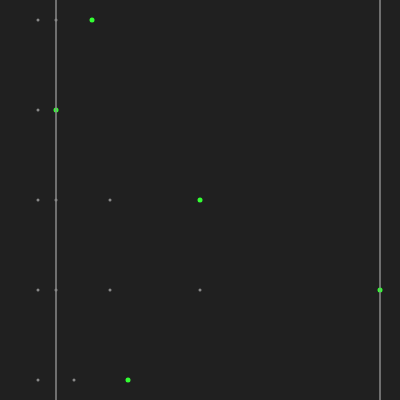
Frame 1 (no input)
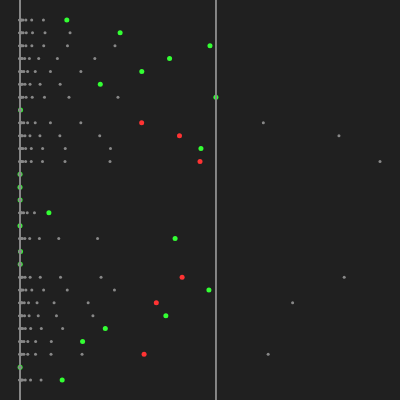
Frame 60 (no input)
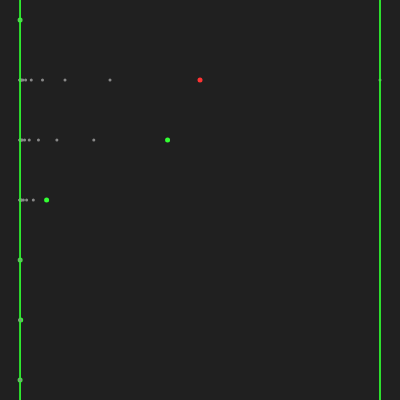
Frame 120 (the mouse pressed at the canvas centre since frame 60)

The p5.js sketch that drew these frames (run headless with seeded random() and noise() and a simulated clock; from frame 60 on, the mouse is pressed at the canvas centre):

// p5.js sketch
// ── sketch.js
// 2020-12-06

class BinaryHeap {
  constructor() {
    this.elts = [];
  }
  
  GetValue(idx) {
    return this.elts[idx][0];
  }
  
  SwapEntries(idx0, idx1) {
    const tmp = this.elts[idx0];
    this.elts[idx0] = this.elts[idx1];
    this.elts[idx1] = tmp;
  }
  
  Push(elt) {
    this.elts.push(elt);
    let idx = this.elts.length;
//    console.log("==========" + this.elts.length + "pushed" + elt)
    let txt = "";
    this.elts.forEach((e) => txt += " " + e[0]);
//    console.log(txt)
    while (idx > 1) {
      let idx_next = parseInt(idx / 2);
      if (this.GetValue(idx-1) > this.GetValue(idx_next-1)) {
        this.SwapEntries(idx-1, idx_next-1);
      } else break;
      idx = floor(idx / 2);
    }
    txt = "";
    this.elts.forEach((e) => txt += " " + e[0]);
//    console.log(txt)
  }
  
  Top() { return this.elts[0]; }
  
  Pop() {
    let ret = this.elts[0];
    this.elts[0] = this.elts.pop();
    let idx = 1;
    const N = this.elts.length;
    while (idx <= N) {
      const curr_value = this.GetValue(idx-1);
      let idx_next1 = idx*2, idx_next2 = idx_next1+1, idx_next;
      let ok1 = true, ok2 = true;
      if (idx_next1 <= N && this.GetValue(idx_next1-1) > curr_value) {
        ok1 = false;
      }
      if (idx_next2 <= N && this.GetValue(idx_next2-1) > curr_value) {
        ok2 = false;
      }
      if (ok1 && ok2) break;
      let next_value;
      if (!ok1) {
        if (next_value == undefined) {
          next_value = this.GetValue(idx_next1-1);
          idx_next = idx_next1;
        }
      }
      if (!ok2) {
        if (next_value == undefined || next_value < this.GetValue(idx_next2-1)) {
          next_value = this.GetValue(idx_next2-1);
          idx_next = idx_next2;
        }
      }
      
      // Swap
      this.SwapEntries(idx_next-1, idx-1);
      idx = idx_next;
    }
    return ret;
  }
  
  Print() {
    let txt = "";
    this.elts.forEach((e) => txt += e + " ");
    console.log(txt);
  }
  
  Empty() { return this.elts.length < 1; }
}

class Entry {
  constructor(x) {
    this.x_orig = x;
    if (x % 2 == 1) {
      x *= 2;
    }
    this.x = x;
    this.elt = x;
  }
  
  GetX() { return this.x; }
  GetElt() { return this.elt; }
  Halve() { this.elt /= 2; }
}

class Viewport {
  constructor() { this.Reset(); }
  
  Reset() {
    this.entries = []; 
    this.xmin = 0;
    this.xmax = 1;
    this.done = false;
    this.heap = new BinaryHeap();
    this.max_elt = -1e20;
    this.min_elt = 1e20;
  }
  
  Randomize() {
    const n = floor(random(5,100));
    this.Reset();
    for (let i=0; i<n; i++) {
      let elt;
      if (random() < 0.5) elt = pow(2, floor(random(1, 10)))
      else elt = floor(random(1, 100000))
      this.AddEntryByElement(elt);
    }
  }
  
  AddEntryByElement(x) {
    const e = new Entry(x);
    this.entries.push(e);
    this.xmax = max(this.xmax, e.GetX());
    this.heap.Push([e.GetElt(), e])
    
    this.min_elt = min(this.min_elt, e.GetElt());
    this.max_elt = max(this.max_elt, e.GetElt());
  }
  
  Render() {
    const N = this.entries.length;
    for (let i=0; i<N; i++) {
      const e = this.entries[i];
      const dy = map(i, 0, N-1, height*0.05, height*0.95);
      let x = e.GetX();
      push();
      noStroke();
      while (x > 0) {
        const dx = map(x, 0, this.xmax, width*0.05, width*0.95);
        if (x == e.GetElt()) {
          if (x % 2 == 1) fill("#f33");
          else fill("#3f3");
          circle(dx, dy, 5);
        } else {
          fill("#888");
          circle(dx, dy, 3);
        }
        x = floor(x/2);
      }
      
      noFill();
      strokeWeight(0.5);
      if (!this.done) { stroke("#888"); }
      else { stroke("#3f3"); }
      const dx0 = map(this.min_elt, 0, this.xmax, width*0.05, width*0.95),
            dx1 = map(this.max_elt, 0, this.xmax, width*0.05, width*0.95);
      line(dx0, 0, dx0, height);
      line(dx1, 0, dx1, height);
      pop();
    }
  }
  
  Step() {
    if (this.heap.Top()[0] % 2 == 1) { this.done = true; return; }
    if (!this.done) {
      const e_and_ety = this.heap.Top();
      const e = e_and_ety[0], entry = e_and_ety[1];
      this.heap.Pop();
      entry.Halve();
      this.heap.Push([e / 2, entry]);
      this.min_elt = min(this.min_elt, e/2);
      if (this.heap.Top()[0] % 2 == 1) { 
        console.log("Done");
        this.done = true; return; 
      } else {
        this.max_elt = min(this.max_elt, this.heap.Top()[0]);
      }
    }
  }
}

let g_viewport;

function setup() {
  createCanvas(400, 400);
  g_viewport = new Viewport();
  [4,1,5,20,3].forEach((e) => {
    g_viewport.AddEntryByElement(e);
  });
}

let g_last_ms = 0;
let g_last_autorun_ms = 0;
let g_frame_count = 0;
const INTERVAL = 30; // ms
function draw() {
  const ms = millis();
  if (g_frame_count > 0) {
    while (g_last_autorun_ms < ms) {
      g_last_autorun_ms += INTERVAL;
      AutorunStep();
    }
  } else {
    g_last_autorun_ms = ms;
  }
  
  background(32);
  g_viewport.Render();
  
  g_frame_count ++;
  g_last_ms = ms;
}

function keyPressed() {
  if (key == ' ') { AutorunStep(); }
  if (key == 'r') { g_viewport.Randomize(); }
}

let done_countdown = 0;
function AutorunStep() {
  if (g_viewport.done) { 
    if (done_countdown < 1) {
      g_viewport.Randomize(); 
      done_countdown = 10;
    } else done_countdown --;
  }
  else g_viewport.Step();
}
